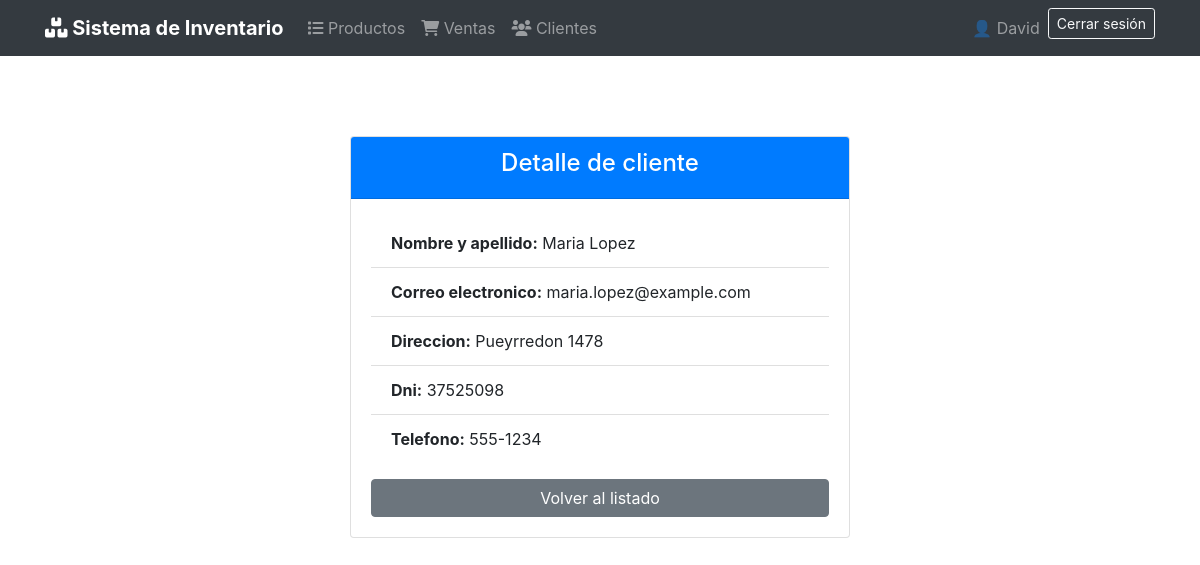
The app's page /clientes/detalle/1/ (signed in) with its own data.
### cliente/models.py (models this page shows, shortened)
class Cliente(models.Model):
    nombre = models.CharField("Nombre", max_length=100)
    apellido = models.CharField("Apellido", max_length=100)
    numero_documento = models.CharField("Numero de documento", max_length=20, unique=True)
    email = models.EmailField("Email", max_length=254, unique=True)
    telefono = models.CharField("Telefono", max_length=20)
    direccion = models.CharField("Direccion", max_length=200)

### cliente/views.py (the view)
# urls.py: path("detalle/<int:pk>/", views.ClienteDetailView.as_view(), name="cliente_detail"),
class ClienteDetailView(LoginRequiredMixin, PermissionRequiredMixin, DetailView):
    model = Cliente
    template_name = "clientes/cliente_detail.html"
    context_object_name = "cliente"
    permission_required = "clientes.view_cliente"
    def has_permission(self):
        user = self.request.user
        if user.is_superuser or user.is_staff or user.groups.filter(name='Administradores').exists():
            return True
        return (super().has_permission() and self.request.user.groups.filter(name='Ventas').exists())

### templates/clientes/cliente_detail.html
{% extends 'productos/base.html' %}
{% load bootstrap4 %}
{% load crispy_forms_tags %}
{% block content %}
<div class="container mt-5">
    <div class="card mx-auto" style="max-width: 500px;">
        <div class="card-header bg-primary text-white text-center">
            <h4>Detalle de cliente</h4>
        </div>
        <div class="card-body">
            <ul class="list-group list-group-flush mb-3">
                <li class="list-group-item">
                    <strong>Nombre y apellido:</strong> {{ cliente.nombre }} {{ cliente.apellido }}
                </li>
                <li class="list-group-item">
                    <strong>Correo electronico:</strong> {{ cliente.email }}
                </li>
                <li class="list-group-item">
                    <strong>Direccion:</strong> {{ cliente.direccion }}
                </li>
                <li class="list-group-item">
                    <strong>Dni:</strong> {{ cliente.numero_documento}}
                </li>
                <li class="list-group-item">
                    <strong>Telefono:</strong> {{ cliente.telefono }}
                </li>
            </ul>
            <a href="{% url 'productos:producto_list' %}" class="btn btn-secondary btn-block">Volver al listado</a>
        </div>
    </div>
</div>
{% endblock content %}

### templates/productos/base.html (shortened to what this page needs)
{% load bootstrap4 %}
{% load static %}
<!DOCTYPE html>
<html lang="es">
<head>
    {% bootstrap_css %}
    <link rel="stylesheet" href="https://cdnjs.cloudflare.com/ajax/libs/font-awesome/6.0.0/css/all.min.css">
</head>
<body>
    <nav class="navbar navbar-expand-lg navbar-dark bg-dark">
        <div class="container">
            <a class="navbar-brand" href="{% url 'productos:producto_list' %}">
                <i class="fas fa-boxes"></i> Sistema de Inventario
            </a>
            <div class="collapse navbar-collapse" id="navbarNav">
                <ul class="navbar-nav mr-auto">
                    <li class="nav-item">
                        <a class="nav-link" href="{% url 'productos:producto_list' %}">
                            <i class="fas fa-list"></i> Productos
                        </a>
                    </li>
                    <li class="nav-item">
                        <a class="nav-link" href="{% url 'ventas:venta_list' %}">
                            <i class="fas fa-shopping-cart"></i> Ventas
                        </a>
                    </li>
                    <li class="nav-item">
                        <a class="nav-link" href="{% url 'clientes:cliente_list' %}">
                            <i class="fas fa-users"></i> Clientes
                        </a>
                    </li>
                </ul>
                <ul class="navbar-nav ml-auto">
                    {% if user.is_authenticated %}
                        <li class="nav-item">
                            <span class="navbar-text mr-2">
                                👤 {{ user.username }}
                            </span>
                        </li>
                        <li class="nav-item">
                            <form action="{% url 'account_logout' %}" method="post" class="d-inline">
                                <button type="submit" class="btn btn-outline-light btn-sm">
                                    Cerrar sesión
                                </button>
                            </form>
                        </li>
                    {% else %}
                        <li class="nav-item">
                            <a class="btn btn-outline-light btn-sm" href="{% url 'account_login' %}">
                                Iniciar sesión
                            </a>
                        </li>
                    {% endif %}
                </ul>
            </div>
        </div>
    </nav>
    <div class="container mt-4">
        <div class="d-flex justify-content-between align-items-center mb-4">
        </div>
        {% block content %}
        {% endblock %}
    </div>
</body>
</html>

### templates/productos/base.html (style rules this page uses)
.navbar-brand { font-weight: bold; }

### records on screen
Cliente: nombre "Maria", apellido "Lopez", email "maria.lopez@example.com", direccion "Pueyrredon 1478", numero_documento "37525098", telefono "555-1234"

### other values on screen
{{ user.username }} "David"
